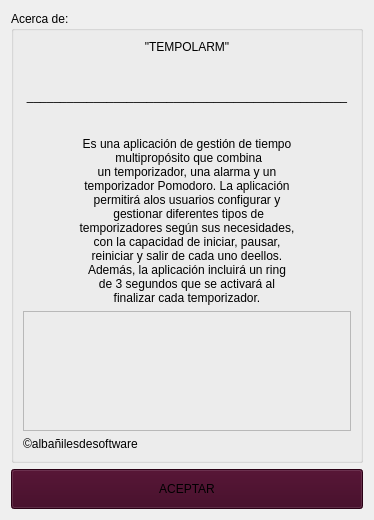
         <widget class="QWidget" name="Infor_page">
          <layout class="QVBoxLayout" name="verticalLayout_16">
           <item>
            <layout class="QVBoxLayout" name="verticalLayout_15">
             <item>
              <widget class="QGroupBox" name="groupBox_5">
               <property name="title">
                <string>Acerca de:</string>
               </property>
               <layout class="QVBoxLayout" name="verticalLayout_14">
                <item>
                 <widget class="QLabel" name="label_21">
                  <property name="text">
                   <string>&quot;TEMPOLARM&quot;</string>
                  </property>
                  <property name="alignment">
                   <set>Qt::AlignCenter</set>
                  </property>
                 </widget>
                </item>
                <item>
                 <spacer name="verticalSpacer_12">
                  <property name="orientation">
                   <enum>Qt::Vertical</enum>
                  </property>
                  <property name="sizeHint" stdset="0">
                   <size>
                    <width>20</width>
                    <height>29</height>
                   </size>
                  </property>
                 </spacer>
                </item>
                <item>
                 <widget class="QLabel" name="label_22">
                  <property name="text">
                   <string>________________________________________________</string>
                  </property>
                  <property name="alignment">
                   <set>Qt::AlignCenter</set>
                  </property>
                 </widget>
                </item>
                <item>
                 <spacer name="verticalSpacer_11">
                  <property name="orientation">
                   <enum>Qt::Vertical</enum>
                  </property>
                  <property name="sizeHint" stdset="0">
                   <size>
                    <width>20</width>
                    <height>28</height>
                   </size>
                  </property>
                 </spacer>
                </item>
                <item>
                 <widget class="QLabel" name="label_23">
                  <property name="text">
                   <string>Es una aplicación de gestión de tiempo
 multipropósito que combina 
un temporizador, una alarma y un 
temporizador Pomodoro. La aplicación 
permitirá alos usuarios configurar y
 gestionar diferentes tipos de 
temporizadores según sus necesidades, 
con la capacidad de iniciar, pausar, 
reiniciar y salir de cada uno deellos. 
Además, la aplicación incluirá un ring 
de 3 segundos que se activará al 
finalizar cada temporizador.</string>
                  </property>
                  <property name="alignment">
                   <set>Qt::AlignCenter</set>
                  </property>
                 </widget>
                </item>
                <item>
                 <widget class="QFrame" name="frame_2">
                  <property name="minimumSize">
                   <size>
                    <width>150</width>
                    <height>120</height>
                   </size>
                  </property>
                  <property name="maximumSize">
                   <size>
                    <width>16777215</width>
                    <height>120</height>
                   </size>
                  </property>
                  <property name="frameShape">
                   <enum>QFrame::StyledPanel</enum>
                  </property>
                  <property name="frameShadow">
                   <enum>QFrame::Raised</enum>
                  </property>
                  <layout class="QHBoxLayout" name="horizontalLayout_30">
                   <item>
                    <spacer name="horizontalSpacer_6">
                     <property name="orientation">
                      <enum>Qt::Horizontal</enum>
                     </property>
                     <property name="sizeHint" stdset="0">
                      <size>
                       <width>151</width>
                       <height>20</height>
                      </size>
                     </property>
                    </spacer>
                   </item>
                   <item>
                    <widget class="QLabel" name="label_25">
                     <property name="maximumSize">
                      <size>
                       <width>100</width>
                       <height>150</height>
                      </size>
                     </property>
                     <property name="text">
                      <string/>
                     </property>
                     <property name="pixmap">
                      <pixmap resource="recursos.qrc">:/newPrefix/Iconos/kewin.jpg</pixmap>
                     </property>
                     <property name="scaledContents">
                      <bool>true</bool>
                     </property>
                    </widget>
                   </item>
                   <item>
                    <spacer name="horizontalSpacer_7">
                     <property name="orientation">
                      <enum>Qt::Horizontal</enum>
                     </property>
                     <property name="sizeHint" stdset="0">
                      <size>
                       <width>150</width>
                       <height>20</height>
                      </size>
                     </property>
                    </spacer>
                   </item>
                  </layout>
                 </widget>
                </item>
                <item>
                 <widget class="QLabel" name="label_24">
                  <property name="text">
                   <string>©albañilesdesoftware</string>
                  </property>
                 </widget>
                </item>
               </layout>
              </widget>
             </item>
             <item>
              <widget class="QPushButton" name="btn_GuardarUser_2">
               <property name="minimumSize">
                <size>
                 <width>100</width>
                 <height>40</height>
                </size>
               </property>
               <property name="styleSheet">
                <string notr="true">QPushButton{ 
background-color: rgb(59, 0, 29);
}

QPushButton:hover{ 
background-color: rgb(34, 0, 17);
}</string>
               </property>
               <property name="text">
                <string>ACEPTAR</string>
               </property>
               <property name="icon">
                <iconset resource="recursos.qrc">
                 <normaloff>:/newPrefix/Iconos/iconCheck.png</normaloff>:/newPrefix/Iconos/iconCheck.png</iconset>
               </property>
               <property name="iconSize">
                <size>
                 <width>40</width>
                 <height>40</height>
                </size>
               </property>
              </widget>
             </item>
            </layout>
           </item>
          </layout>
         </widget>
